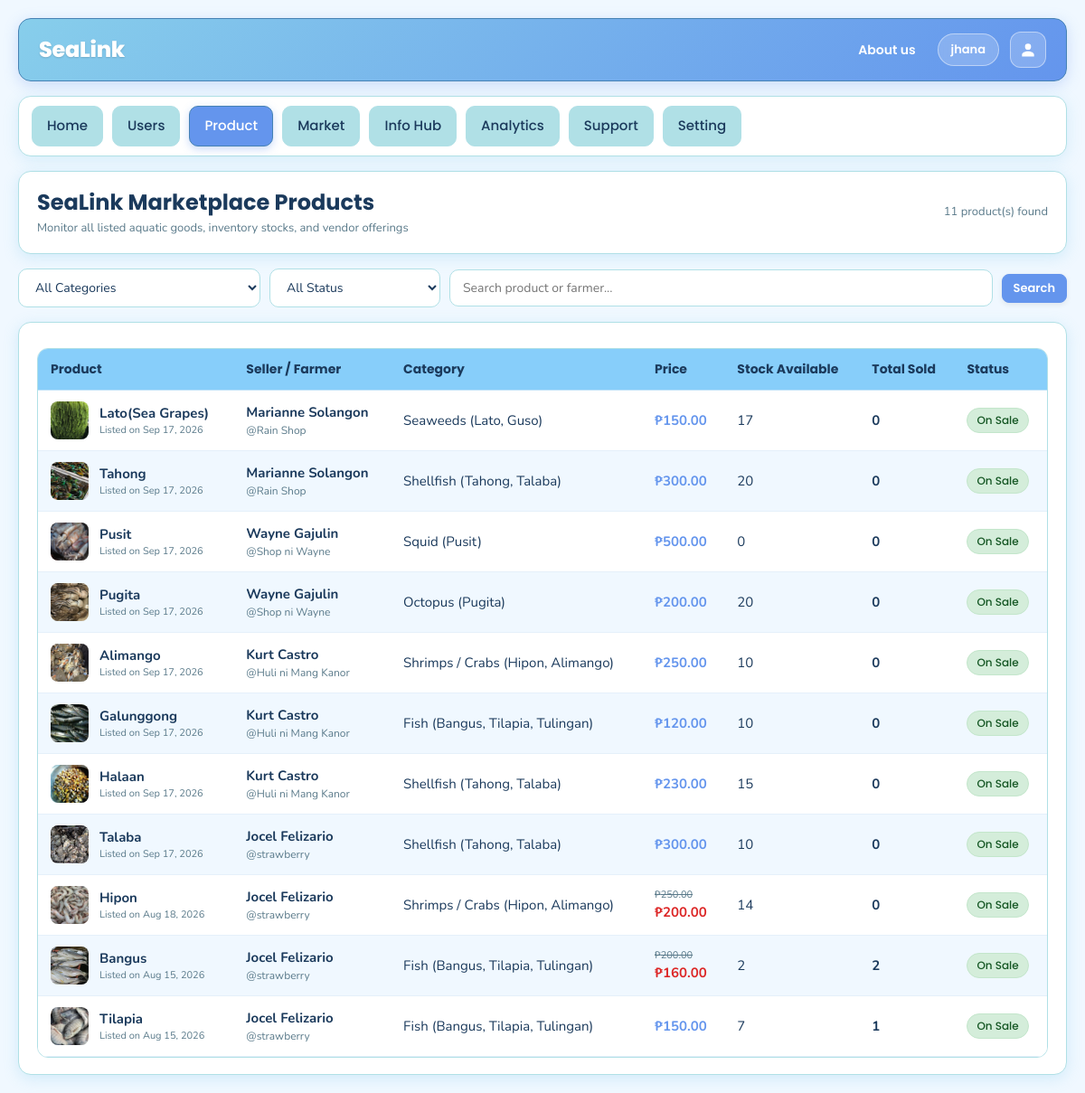
/admin/products.php (signed in), run on the app's committed database.
### tables this page shows
CREATE TABLE `product_tbl` (
  `product_id` int(11) NOT NULL,
  `farmer_id` int(11) NOT NULL,
  `category_id` int(11) NOT NULL,
  `name` varchar(150) NOT NULL,
  `description` text DEFAULT NULL,
  `harvested_at` datetime DEFAULT NULL,
  `shelf_life_hours` int(11) DEFAULT 24,
  `selling_deadline` datetime DEFAULT NULL,
  `price` decimal(10,2) NOT NULL,
  `discounted_price` decimal(10,2) DEFAULT NULL,
  `is_sale` tinyint(1) NOT NULL DEFAULT 0,
  `sale_price` decimal(10,2) DEFAULT NULL,
  `stock_quantity` int(11) NOT NULL DEFAULT 0,
  `image_url` varchar(255) DEFAULT NULL,
  `status` varchar(50) NOT NULL DEFAULT 'Active',
  `is_promoted` tinyint(1) NOT NULL DEFAULT 0,
  `promotion_start_date` datetime DEFAULT NULL,
  `promotion_end_date` datetime DEFAULT NULL,
  `receipt_image_path` varchar(255) DEFAULT NULL,
  `gcash_reference_number` varchar(100) DEFAULT NULL,
  `promotion_status` enum('None','Pending','Active','Expired','Rejected') NOT NULL DEFAULT 'None',
  `promotion_plan` varchar(50) DEFAULT NULL,
  `is_boosted` tinyint(1) NOT NULL DEFAULT 0,
  `boost_tier` varchar(50) DEFAULT NULL,
  `boost_expires_at` datetime DEFAULT NULL,
  `created_at` datetime NOT NULL DEFAULT current_timestamp(),
  `updated_at` datetime NOT NULL DEFAULT current_timestamp() ON UPDATE current_timestamp()
);

CREATE TABLE `farmer_tbl` (
  `farmer_id` int(11) NOT NULL,
  `username` varchar(100) NOT NULL,
  `full_name` varchar(100) NOT NULL,
  `email` varchar(50) NOT NULL,
  `password_hash` varchar(255) NOT NULL,
  `contact_number` varchar(15) NOT NULL,
  `facebook_account` varchar(255) NOT NULL,
  `address` text NOT NULL,
  `profile_image` varchar(255) DEFAULT NULL,
  `permit_number` varchar(50) NOT NULL,
  `verification_status` enum('Pending','Verified','Rejected') NOT NULL DEFAULT 'Pending',
  `status` enum('Active','Inactive') NOT NULL DEFAULT 'Active',
  `created_at` datetime NOT NULL DEFAULT current_timestamp()
);

CREATE TABLE `category_tbl` (
  `category_id` int(11) NOT NULL,
  `category_name` varchar(100) NOT NULL,
  `description` text DEFAULT NULL
);

### includes/functions.php (called while the page is built, shortened)
<?php
if (!function_exists('e')) {
    function e($text)
    {
        return htmlspecialchars((string)$text, ENT_QUOTES, 'UTF-8');
    }
}
function is_product_discounted($price, $discounted_price, $selling_deadline = null)
{
    if ($discounted_price === null || $discounted_price === '' || (float)$discounted_price <= 0) {
        return false;
    }
    return true;
}
function get_product_effective_price($price, $discounted_price, $selling_deadline = null)
{
    if (is_product_discounted($price, $discounted_price, $selling_deadline)) {
        return (float)$discounted_price;
    }
    return (float)$price;
}

### admin/products.php (the view, shortened to what this page needs)
<?php
require_once __DIR__ . '/../config/db.php';
require_once __DIR__ . '/../includes/functions.php';
require_once __DIR__ . '/../includes/layout_top.php';
$search = trim((string)($_GET['search'] ?? ''));
$status_filter = trim((string)($_GET['status'] ?? 'All'));
$where = "1=1";
$sql = "
SELECT
    p.product_id, p.name, p.price, p.discounted_price, p.selling_deadline, p.stock_quantity, p.image_url, p.status, p.created_at,
    f.farmer_id, f.username AS farmer_name, f.full_name AS farmer_fullname,
    c.category_name,
    COALESCE(SUM(CASE WHEN o.order_status = 'Completed' THEN oi.quantity ELSE 0 END), 0) AS total_sold
FROM product_tbl p
JOIN farmer_tbl f ON f.farmer_id = p.farmer_id
JOIN category_tbl c ON c.category_id = p.category_id
LEFT JOIN order_item_tbl oi ON oi.product_id = p.product_id
LEFT JOIN order_tbl o ON o.order_id = oi.order_id
WHERE {$where}
GROUP BY p.product_id
ORDER BY p.created_at DESC
";
$stmt = mysqli_prepare($conn, $sql);
mysqli_stmt_execute($stmt);
$res = mysqli_stmt_get_result($stmt);
$products = [];
while ($row = mysqli_fetch_assoc($res)) {
    $products[] = $row;
}
$total_items = count($products);
?>
<main class="dashboard-content">
    <div class="section-card" style="margin-bottom:16px;">
        <div style="display:flex; justify-content:space-between; align-items:center; flex-wrap:wrap; gap:12px;">
            <div>
                <h1 style="margin:0; font-size:24px;">SeaLink Marketplace Products</h1>
                <div class="small-muted" style="margin-top:4px;">Monitor all listed aquatic goods, inventory stocks, and vendor offerings</div>
            </div>
            <div class="small-muted"><?php echo $total_items; ?> product(s) found</div>
        </div>
    </div>
    <div class="market-toolbar" style="margin-bottom:16px;">
        <form method="GET" action="" class="market-filters" style="display:flex; gap:10px; flex-wrap:wrap; align-items:center; width:100%;">
            <select name="category_id">
                <option value="0">All Categories</option>
            </select>
            <select name="status">
                <option value="All" <?php echo ($status_filter === 'All') ? 'selected' : ''; ?>>All Status</option>
            </select>
            <div class="search-input-wrapper">
                <input type="text" name="search" placeholder="Search product or farmer..."
                       value="<?php echo e($search); ?>" oninput="checkSearchClear(this)">
            </div>
            <button type="submit" class="btn btn-primary btn-sm">Search</button>
        </form>
    </div>
    <div class="section-card">
        <div class="table-wrap">
            <table class="table" style="font-size:14px;">
                <thead>
                    <tr>
                        <th>Product</th>
                        <th>Seller / Farmer</th>
                        <th>Category</th>
                        <th>Price</th>
                        <th>Stock Available</th>
                        <th>Total Sold</th>
                        <th>Status</th>
                    </tr>
                </thead>
                <tbody>
                    <?php foreach ($products as $p) {
                        $is_active = ($p['status'] === 'Active');
                    ?>
                        <tr>
                            <td>
                                <div style="display:flex; align-items:center; gap:12px;">
                                    <div style="width:42px; height:42px; border-radius:8px; overflow:hidden; background:#eee; flex-shrink:0;">
                                        <?php if (!empty($p['image_url'])) { ?>
                                            <img src="<?php echo BASE_URL . '/' . e($p['image_url']); ?>" alt="" style="width:100%;height:100%;object-fit:cover;">
                                        <?php } else { ?>
                                            <div style="display:flex;align-items:center;justify-content:center;height:100%;font-size:11px;color:var(--muted);">No Img</div>
                                        <?php } ?>
                                    </div>
                                    <div>
                                        <strong><?php echo e($p['name']); ?></strong>
                                        <div class="small-muted" style="font-size:11px;">Listed on <?php echo date('M d, Y', strtotime($p['created_at'])); ?></div>
                                    </div>
                                </div>
                            </td>
                            <td>
                                <div><strong><?php echo e($p['farmer_fullname']); ?></strong></div>
                                <div class="small-muted" style="font-size:12px;">@<?php echo e($p['farmer_name']); ?></div>
                            </td>
                            <td><?php echo e($p['category_name']); ?></td>
                            <td style="font-weight:700; color:var(--primary);">
                                <?php if (is_product_discounted($p['price'], $p['discounted_price'] ?? null, $p['selling_deadline'] ?? null)) {
                                    $eff_price = get_product_effective_price($p['price'], $p['discounted_price'] ?? null, $p['selling_deadline'] ?? null);
                                ?>
                                    <div style="font-size:11px; color:var(--muted); text-decoration:line-through; font-weight:normal;">₱<?php echo number_format((float)$p['price'], 2); ?></div>
                                    <div style="color:#dc2626;">₱<?php echo number_format((float)$eff_price, 2); ?></div>
                                <?php } else { ?>
                                    ₱<?php echo number_format((float)$p['price'], 2); ?>
                                <?php } ?>
                            </td>
                            <td><?php echo (int)$p['stock_quantity']; ?></td>
                            <td><strong><?php echo (int)$p['total_sold']; ?></strong></td>
                            <td>
                                <span class="badge <?php echo $is_active ? 'active' : 'inactive'; ?>">
                                    <?php echo $is_active ? 'On Sale' : 'Out of Stock'; ?>
                                </span>
                            </td>
                        </tr>
                    <?php } ?>
                </tbody>
            </table>
        </div>
    </div>
</main>
<?php require_once __DIR__ . '/../includes/layout_bottom.php'; ?>

### assets/css/base.css (style rules this page uses)
* { margin: 0; padding: 0; box-sizing: border-box; }
:root { --bg: #F0F8FF; --bg-alt: #E0FFFF; --surface: #FFFFFF; --primary: #6495ED; --primary-hover: #4a7bd4; --sky-blue: #87CEEB; --light-sky-blue: #87CEFA; --powder-blue: #B0E0E6; --steel-blue: #4682B4; --dark-navy: #1B3A5C; --ocean-blue: #2E86AB; --deep-cerulean: #1B6CA8; --cadet-blue: #5F9EA0; --dark-sky-blue: #4C7A96; --beau-blue: #BCD4E6; --light-steel-blue: #B0C4DE; --gray-blue: #5A7A8A; --text: #1B3A5C; --text-dark: #152525; --text-white: #FFFFFF; --muted: #5A7A8A; --border: #B0E0E6; --border-light: #E0FFFF; --border-subtle: #F0F8FF; --card-shadow: 0 4px 16px rgba(135, 206, 235, 0.30); --card-shadow-hover:0 8px 24px rgba(100, 149, 237, 0.35); --widget-shadow: 0 6px 18px rgba(70, 130, 180, 0.20); --focus-glow: 0 0 0 3px rgba(100, 149, 237, 0.35); --font-primary: 'Poppins', sans-serif; --font-secondary: 'Nunito', sans-serif; }
body { font-family: var(--font-secondary); background-color: var(--bg); color: var(--text); line-height: 1.5; font-size: 16px; -webkit-font-smoothing: antialiased; -moz-osx-font-smoothing: grayscale; overflow-x: hidden; }
h1, h2, h3, h4, h5, h6 { font-family: var(--font-primary); color: var(--text); line-height: 1.3; overflow-wrap: break-word; word-wrap: break-word; }
h1, .page-title { font-size: 28px; font-weight: 700; margin-bottom: 8px; }
small, .small-muted, .caption { font-family: var(--font-secondary); font-size: 13px; font-weight: 400; color: var(--muted); }

### assets/css/components.css (style rules this page uses)
.btn { display: inline-flex; align-items: center; justify-content: center; gap: 8px; padding: 10px 18px; border-radius: 10px; text-decoration: none; border: none; cursor: pointer; font-family: var(--font-primary); font-size: 15px; font-weight: 600; line-height: 1.4; transition: all 0.18s ease; box-shadow: 0 2px 6px rgba(0, 0, 0, 0.08); }
.btn-primary, .btn-search { background: var(--primary); color: var(--text-white); border: 1px solid var(--primary); }
.btn-sm { padding: 6px 12px; font-size: 13px; border-radius: 8px; }
.section-card { background: var(--surface); border: 1px solid var(--border); border-radius: 14px; padding: 18px 20px; margin-top: 16px; box-shadow: var(--card-shadow); }
.table-wrap { overflow-x: auto; border-radius: 12px; border: 1px solid var(--border); background: var(--surface); margin-top: 10px; }
.table { width: 100%; border-collapse: collapse; margin: 0; }
.table th { background: var(--light-sky-blue); color: var(--dark-navy); font-family: var(--font-primary); font-weight: 700; padding: 12px 14px; text-align: left; border-bottom: 1px solid #bce1f8; font-size: 14px; }
.table td { padding: 12px 14px; text-align: left; vertical-align: middle; border-bottom: 1px solid #e5f0fa; font-family: var(--font-secondary); font-size: 15px; color: var(--text); }
.table tbody tr:nth-child(even) { background: var(--bg); }
.table tbody tr:nth-child(odd) { background: #FFFFFF; }
.badge { display: inline-flex; align-items: center; gap: 6px; padding: 4px 10px; border-radius: 999px; font-family: var(--font-primary); font-size: 12px; font-weight: 500; border: 1px solid var(--border); background: #fafafa; color: var(--text); }
.badge.active { background: #D4EDDA; border-color: #c3e6cb; color: #155724; }
.search-input-wrapper { position: relative; display: flex; align-items: center; flex: 1; min-width: 180px; }
.search-input-wrapper input { width: 100%; padding-left: 14px !important; padding-right: 36px !important; }

### assets/css/pages.css (style rules this page uses)
.market-toolbar { display: flex; gap: 12px; flex-wrap: wrap; align-items: center; justify-content: space-between; margin-bottom: 16px; }
.market-filters { display: flex; gap: 10px; flex-wrap: wrap; align-items: center; }
.market-filters select, .market-filters input { padding: 10px 14px; border: 1px solid var(--powder-blue); border-radius: 10px; background: var(--surface); font-family: var(--font-secondary); font-size: 14px; color: var(--text); outline: none; }

### data on the page
product_tbl: image_url (picture), name "Lato(Sea Grapes)", created_at "Sep 17, 2026", farmer.full_name "Marianne Solangon", farmer.username "Rain Shop", category.category_name "Seaweeds (Lato, Guso)", price "150.00", stock_quantity "17", total_sold "0", status "On Sale"
product_tbl: image_url (picture), name "Tahong", created_at "Sep 17, 2026", farmer.full_name "Marianne Solangon", farmer.username "Rain Shop", category.category_name "Shellfish (Tahong, Talaba)", price "300.00", stock_quantity "20", total_sold "0", status "On Sale"
product_tbl: image_url (picture), name "Pusit", created_at "Sep 17, 2026", farmer.full_name "Wayne Gajulin", farmer.username "Shop ni Wayne", category.category_name "Squid (Pusit)", price "500.00", stock_quantity "0", total_sold "0", status "On Sale"
product_tbl: image_url (picture), name "Pugita", created_at "Sep 17, 2026", farmer.full_name "Wayne Gajulin", farmer.username "Shop ni Wayne", category.category_name "Octopus (Pugita)", price "200.00", stock_quantity "20", total_sold "0", status "On Sale"
product_tbl: image_url (picture), name "Alimango", created_at "Sep 17, 2026", farmer.full_name "Kurt Castro", farmer.username "Huli ni Mang Kanor", category.category_name "Shrimps / Crabs (Hipon, Alimango)", price "250.00", stock_quantity "10", total_sold "0", status "On Sale"
product_tbl: image_url (picture), name "Galunggong", created_at "Sep 17, 2026", farmer.full_name "Kurt Castro", farmer.username "Huli ni Mang Kanor", category.category_name "Fish (Bangus, Tilapia, Tulingan)", price "120.00", stock_quantity "10", total_sold "0", status "On Sale"
product_tbl: image_url (picture), name "Halaan", created_at "Sep 17, 2026", farmer.full_name "Kurt Castro", farmer.username "Huli ni Mang Kanor", category.category_name "Shellfish (Tahong, Talaba)", price "230.00", stock_quantity "15", total_sold "0", status "On Sale"
product_tbl: image_url (picture), name "Talaba", created_at "Sep 17, 2026", farmer.full_name "Jocel Felizario", farmer.username "strawberry", category.category_name "Shellfish (Tahong, Talaba)", price "300.00", stock_quantity "10", total_sold "0", status "On Sale"
product_tbl: image_url (picture), name "Hipon", created_at "Aug 18, 2026", farmer.full_name "Jocel Felizario", farmer.username "strawberry", category.category_name "Shrimps / Crabs (Hipon, Alimango)", price "250.00", discounted_price "200.00", stock_quantity "14", total_sold "0", status "On Sale"
product_tbl: image_url (picture), name "Bangus", created_at "Aug 15, 2026", farmer.full_name "Jocel Felizario", farmer.username "strawberry", category.category_name "Fish (Bangus, Tilapia, Tulingan)", price "200.00", discounted_price "160.00", stock_quantity "2", total_sold "2", status "On Sale"
product_tbl: image_url (picture), name "Tilapia", created_at "Aug 15, 2026", farmer.full_name "Jocel Felizario", farmer.username "strawberry", category.category_name "Fish (Bangus, Tilapia, Tulingan)", price "150.00", stock_quantity "7", total_sold "1", status "On Sale"

### other printed values
$app_name "SeaLink"
$_SESSION['username'] "jhana"
$total_items "11"
